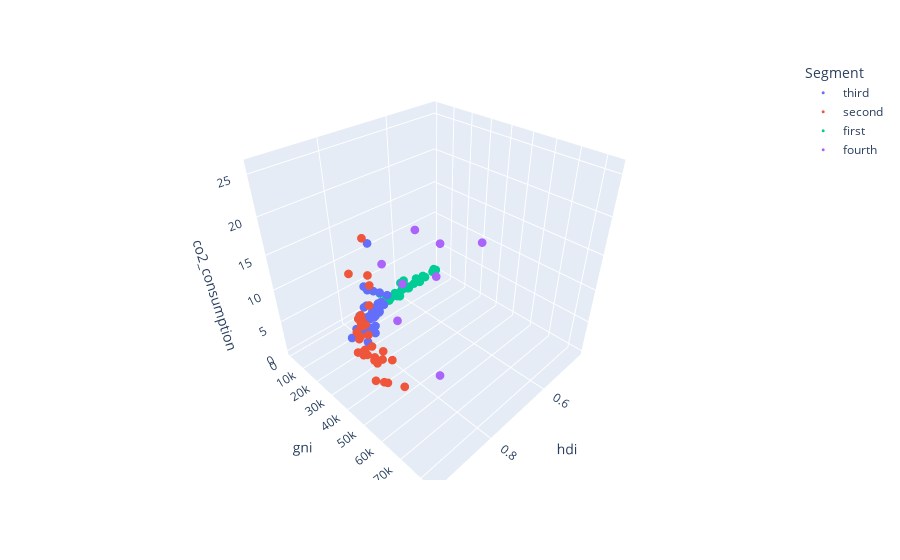

Notebook code for this chart:
### Code cell
# Create a 3d scatterplot of 'HDI', 'GNI' and 'CO2 consumption' with plotly

fig = px.scatter_3d(df_pca_kmeans, x='hdi', y='gni', z='co2_consumption', color='Segment')
fig.update_traces(marker_size = 3)
fig.show()
